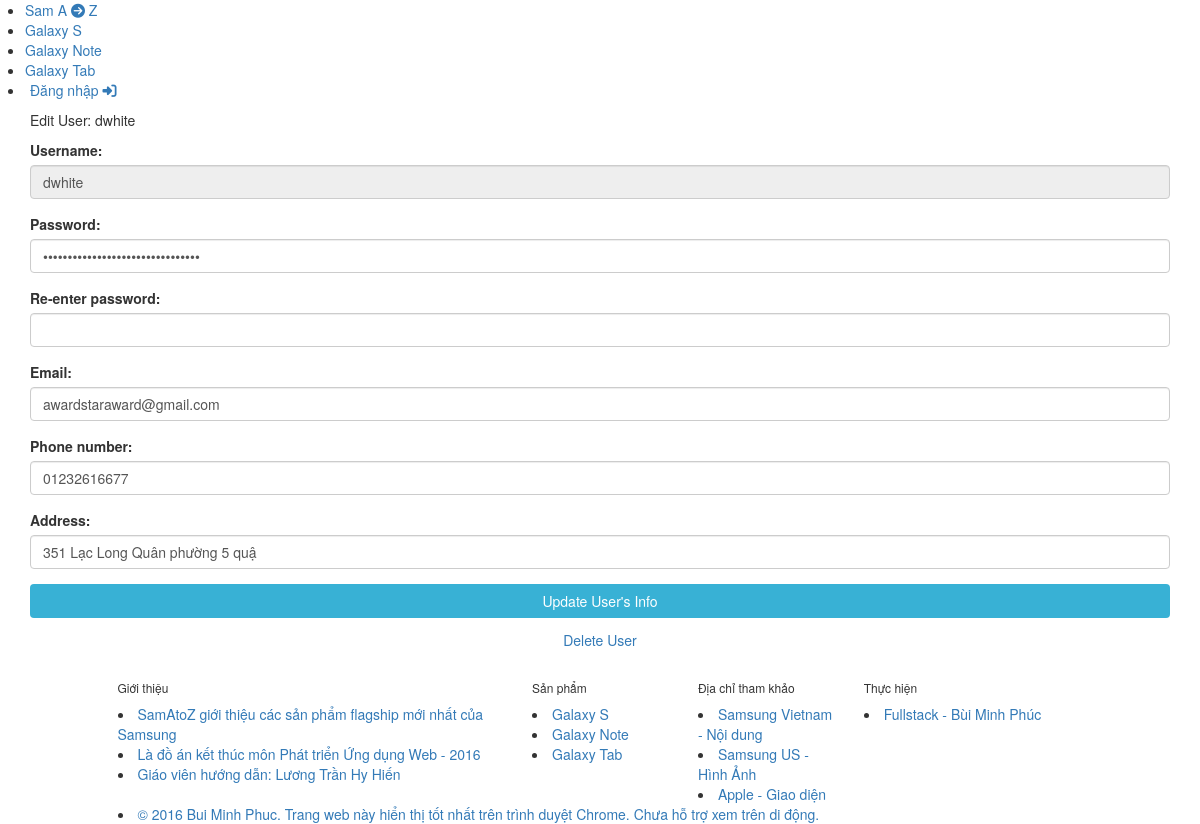
The page /user-edit.php?user_id=53 on the database its author committed.
### tables this page shows
CREATE TABLE `user` (
  `user_id` int(10) NOT NULL COMMENT 'PRIMARY',
  `username` varchar(20) NOT NULL,
  `password` varchar(100) NOT NULL,
  `phone` varchar(15) NOT NULL,
  `address` varchar(30) NOT NULL,
  `email` varchar(30) NOT NULL,
  `level` int(1) NOT NULL
);

### user-function.php (called while the page is built, shortened)
<?php
include_once("references.php");
include_once("database-connect.php");
function get_user_by_id($user_id)
{
    global $conn;
    $sql = "select * from user where user_id = {$user_id}";
    $query = mysqli_query($conn, $sql);
    $result = array();
    if (mysqli_num_rows($query) > 0){
        $row = mysqli_fetch_assoc($query);
        $result[] = $row;
    }
    return $result;
}
?>

### user-edit.php (the view, shortened to what this page needs)
<?php
include_once("user-function.php");
@$user_id=$_GET['user_id'];
$user = get_user_by_id($user_id);
?>
<!doctype html>
<html>
<head>
<?php include_once("references.php");?>
</head>
<body>
<?php include_once("menu-bar.php");?>
<div class="container">
  <div class="row bmp-bgf5">
    <?php foreach($user as $item){?>
    <div class="col-lg-12">
      <div>
        <p class="bmp-login-header">Edit User: <?php echo @$item['username'];?></p>
      </div>
      <form class="form" method="post">
        <div class="form-group">
          <label for="username">Username:</label>
          <input type="text" class="form-control" id="username" name="username" value="<?php echo @$item['username'];?>" disabled/>
        </div>
        <div class="form-group">
          <label for="password">Password:</label>
          <input type="password" class="form-control" id="password" name="password" value="<?php echo @$item['password'];?>" required/>
        </div>
        <div class="form-group">
          <label for="verify_password">Re-enter password:</label>
          <input type="password" class="form-control" id="verify_password" name="verify_password" value="<?php echo @$item['verify_password'];?>" required/>
        </div>
        <div class="form-group">
          <label for="email">Email:</label>
          <input type="email" class="form-control" id="email" name="email" value="<?php echo @$item['email'];?>" required/>
        </div>
        <div class="form-group">
          <label for="phone">Phone number:</label>
          <input type="number" class="form-control" id="phone" name="phone" value="<?php echo @$item['phone'];?>" required/>
        </div>
        <div class="form-group">
          <label for="address">Address:</label>
          <input type="text" class="form-control" id="address" name="address" value="<?php echo @$item['address'];?>" required/>
        </div>
        <input class="btn btn-block" type="submit" name="update_user" value="Update User's Info" style="background-color:#38B1D5;color:white;"/>
        <a href="user-delete.php?user_id=<?php echo @$item['user_id'];?>" class="btn btn-block hvr-underline-from-center">Delete User</a>
      </form>
    </div>
    <?php }?>
  </div>
</div>
<?php include_once("footer.php");?>
</body>
</html>

### rows shown on the page
user: username "dwhite", email "awardstaraward@gmail.com", phone "01232616677", address "351 Lạc Long Quân phường 5 quậ"
